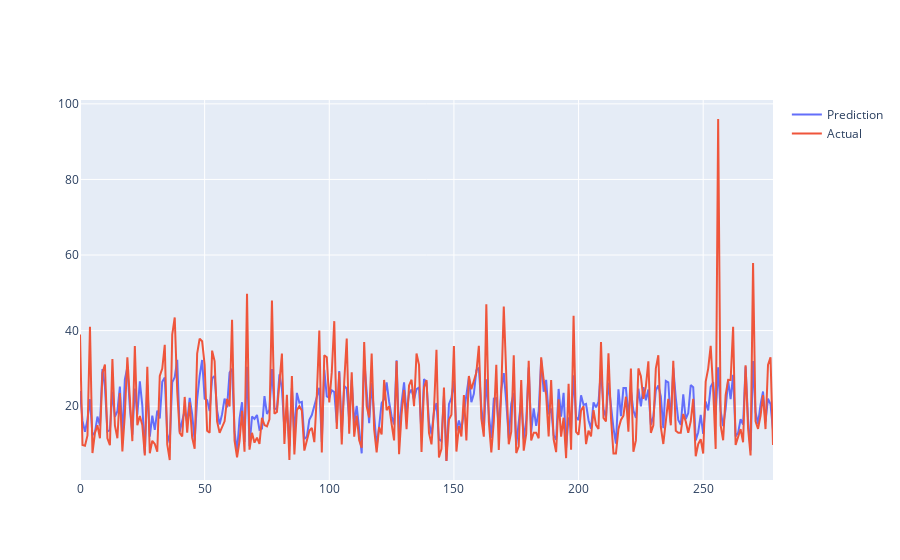

Write notebook code for a chart like this one.
### Code cell
dataiter = iter(trainloader)
Xs, ys = next(dataiter)
ys_hat = net(Xs.to("cuda"))
import plotly.graph_objects as go

fig = go.Figure()
ys_hat_np = ys_hat.detach().to("cpu").numpy().flatten()
ys_np = ys.numpy().flatten()
fig.add_trace(go.Line(x = np.arange(len(ys_hat_np)), y = ys_hat_np, name="Prediction"))
fig.add_trace(go.Line(x = np.arange(len(ys_np)), y = ys_np, name="Actual"))

### Figure 1 — Plotly figure (JSON) as saved in the notebook; plotly's stock layout.template omitted (floating-point values rounded to 4 significant figures; data arrays with more than 128 entries replaced by an {"elided": "..."} marker saying what was removed)
{"data": [{"name": "Prediction", "type": "scatter", "x": {"elided": "279 int values"}, "y": {"elided": "279 float values"}}, {"name": "Actual", "type": "scatter", "x": {"elided": "279 int values"}, "y": {"elided": "279 float values"}}], "layout": {}}
